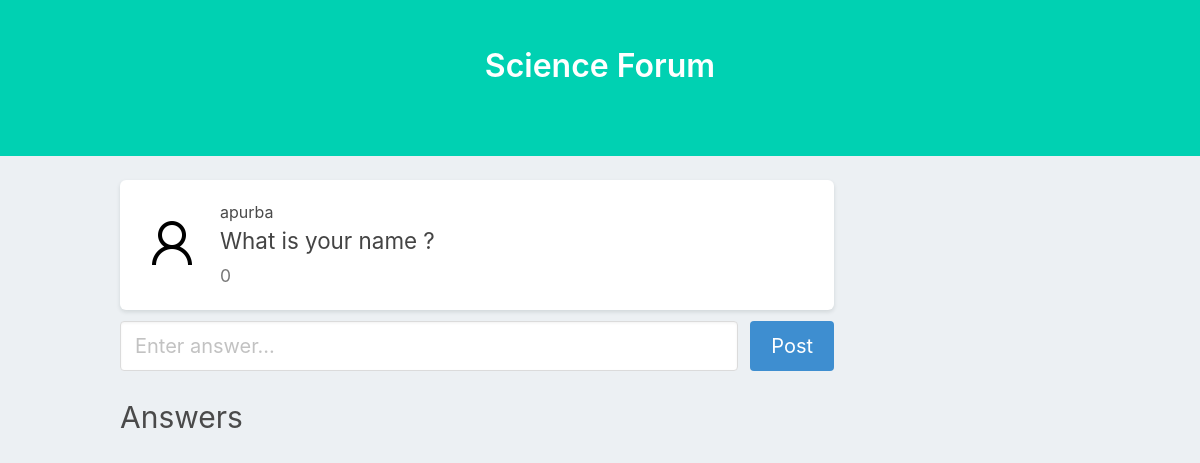
Page /question/1 (signed in) on the earlier database version.
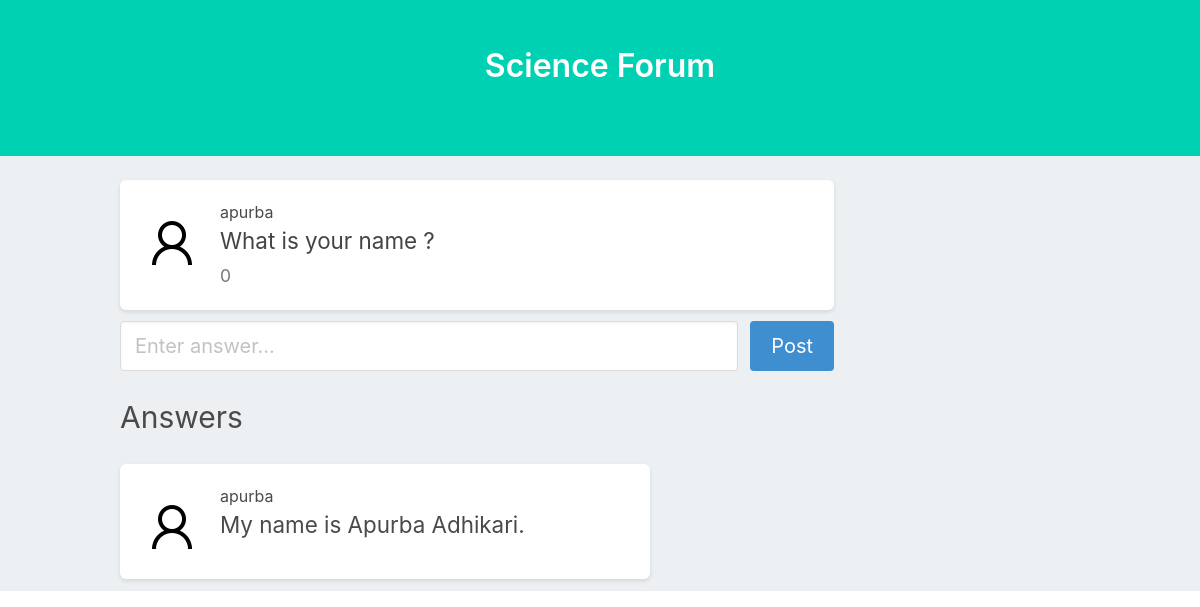
Same page on the later database version.
### app.py (models this page shows, shortened)
class Questions(database.Model):
	id = database.Column(database.Integer, primary_key=True)
	user = database.Column(database.String(64))
	question = database.Column(database.String(1024))
	no_answ = database.Column(database.Integer)

class Answers(database.Model):
	id = database.Column(database.Integer, primary_key=True)
	qid = database.Column(database.Integer)
	user = database.Column(database.String(64))
	answer = database.Column(database.String(1024000))

### app.py (the view, shortened to what this page needs)
@app.route('/question/<int:id>', methods=["GET", "POST"])
def question(id):
	if not session.get("logged"):
		return redirect(url_for("login"))
	question = Questions.query.filter_by(id=id).first()
	answers = Answers.query.filter_by(qid=id)
	final = []
	for i in range(answers.count() - 1, -1, -1):
		final.append(answers[i])
	return render_template('answer.html', question=question, answers=final)

### templates/answer.html (shortened to what this page needs)
<!DOCTYPE html>
<html>
  <head>
    <link rel="stylesheet" href="https://cdnjs.cloudflare.com/ajax/libs/bulma/0.7.2/css/bulma.min.css">
    <link rel="stylesheet" href="https://cdn.materialdesignicons.com/3.2.89/css/materialdesignicons.min.css">
    <link rel="stylesheet" href="/static/css/style.css">
  </head>
  <body>
    <section class="hero is-primary">
        <div class="hero-body">
            <div class="container hero-forum has-text-centered">
                <a href="/"><h1 class="title">
                  Science Forum
                </h1></a>
                <br>
            </div>
        </div>
    </section>
    <br/>
    <div class="container">
        <div class="columns">
            <div class="column is-three-quarters">
                <div class="box forum">
                    <article class="media">
                        <div class="media-left">
                            <figure class="image avatar is-64x64">
                                <img src="/static/img/user.png" alt="Image" class="is-rounded">
                            </figure>
                        </div>
                        <div class="media-content">
                        	<p>{{ question.user }}</p>
                            <div class="content list-forum">
                                <p class="text-content">
                                    <a href="#">{{ question.question }}
                              </a>
                                </p>
                                <p class="info-content">
                                    <a>
                                        <small>{{ question.no_answ }}</small>
                                    </a>
                                </p>
                            </div>
                        </div>
                    </article>
        </div>
        <form method="POST" action="" id="formq">
                <div class="field is-grouped">
                    <p class="control is-expanded">
                        <input class="input is-medium" type="text" id="quest" placeholder="Enter answer..." name="answer">
                    </p>
                    <p class="control">
                        <button class="button is-medium is-info" onclick="submitf()">
                      Post
                    </button>
                    </p>
                </div>
           </form>
           <br>
        <h2 style="font-size: 30px">Answers</h2>
        <br>
        <div class="columns">
            <div class="column is-three-quarters">
            {% for answer in answers %}
                <div class="form box">
                    <article class="media">
                        <div class="media-left">
                            <figure class="image avatar is-64x64">
                                <img src="/static/img/user.png" alt="Image" class="is-rounded">
                            </figure>
                        </div>
                        <div class="media-content">
                        	<p>{{ answer.user }}</p>
                            <div class="content list-forum">
                                <p class="text-content">
                                    {{ answer.answer }}
                                </p>
                            </div>
                        </div>
                    </article>
                </div>
            {% endfor %}
            </div>
        </div>
    </div>
</body>
</html>

### static/css/style.css (style rules this page uses)
body { background-color:#ecf0f3; }
.box { box-shadow: 0 2px 4px 0 rgba(14,30,37,.12); }
.box.forum { margin-bottom:0.7em; }
.text-content { font-size:1.4em; margin-bottom:0.1em !important; }
.text-content a { color:#444; }
.info-content { font-size:20px; }
.info-content a { color:#777; margin-right:0.5em; }
.image.avatar { margin-top:0.7em; }
@media only screen and (min-width: 600px) { .hero-forum { width:60% } }

Differences in the rows shown:
added Answers: user "apurba", answer "My name is Apurba Adhikari."
